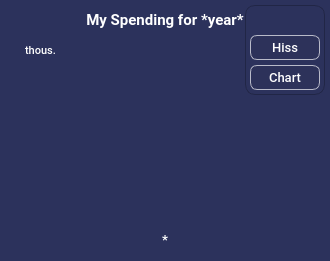
    <widget class="QWidget" name="GraficCash" native="true">
     <property name="geometry">
      <rect>
       <x>670</x>
       <y>130</y>
       <width>330</width>
       <height>261</height>
      </rect>
     </property>
     <property name="minimumSize">
      <size>
       <width>330</width>
       <height>0</height>
      </size>
     </property>
     <property name="maximumSize">
      <size>
       <width>330</width>
       <height>290</height>
      </size>
     </property>
     <property name="styleSheet">
      <string notr="true">background-color: #2c325c;
border-radius:10px;</string>
     </property>
     <widget class="QLabel" name="cashyear">
      <property name="geometry">
       <rect>
        <x>0</x>
        <y>10</y>
        <width>330</width>
        <height>20</height>
       </rect>
      </property>
      <property name="maximumSize">
       <size>
        <width>330</width>
        <height>16777215</height>
       </size>
      </property>
      <property name="font">
       <font>
        <family>Roboto</family>
        <pointsize>11</pointsize>
        <weight>75</weight>
        <bold>true</bold>
       </font>
      </property>
      <property name="styleSheet">
       <string notr="true">background: none;</string>
      </property>
      <property name="text">
       <string>&lt;html&gt;&lt;head/&gt;&lt;body&gt;&lt;p align=&quot;center&quot;&gt;&lt;span style=&quot; color:#ffffff;&quot;&gt;My Spending for *year*&lt;/span&gt;&lt;/p&gt;&lt;/body&gt;&lt;/html&gt;</string>
      </property>
     </widget>
     <widget class="QLabel" name="yearchar">
      <property name="geometry">
       <rect>
        <x>20</x>
        <y>40</y>
        <width>290</width>
        <height>180</height>
       </rect>
      </property>
      <property name="minimumSize">
       <size>
        <width>290</width>
        <height>180</height>
       </size>
      </property>
      <property name="maximumSize">
       <size>
        <width>290</width>
        <height>180</height>
       </size>
      </property>
      <property name="font">
       <font>
        <family>Roboto Black</family>
        <pointsize>14</pointsize>
        <weight>75</weight>
        <bold>true</bold>
       </font>
      </property>
      <property name="styleSheet">
       <string notr="true">background-color: none;
border-radius: 20px;</string>
      </property>
      <property name="text">
       <string>&lt;html&gt;&lt;head/&gt;&lt;body&gt;&lt;p align=&quot;center&quot;&gt;&lt;br/&gt;&lt;/p&gt;&lt;/body&gt;&lt;/html&gt;</string>
      </property>
     </widget>
     <widget class="QLabel" name="allmoney">
      <property name="geometry">
       <rect>
        <x>20</x>
        <y>225</y>
        <width>290</width>
        <height>30</height>
       </rect>
      </property>
      <property name="maximumSize">
       <size>
        <width>330</width>
        <height>16777215</height>
       </size>
      </property>
      <property name="font">
       <font>
        <family>Roboto</family>
        <pointsize>11</pointsize>
        <weight>75</weight>
        <bold>true</bold>
       </font>
      </property>
      <property name="styleSheet">
       <string notr="true">background: none;</string>
      </property>
      <property name="text">
       <string>&lt;html&gt;&lt;head/&gt;&lt;body&gt;&lt;p align=&quot;center&quot;&gt;&lt;span style=&quot; font-size:10pt; color:#ffffff;&quot;&gt;*&lt;/span&gt;&lt;/p&gt;&lt;/body&gt;&lt;/html&gt;</string>
      </property>
     </widget>
     <widget class="QLabel" name="label_6">
      <property name="geometry">
       <rect>
        <x>20</x>
        <y>40</y>
        <width>41</width>
        <height>20</height>
       </rect>
      </property>
      <property name="font">
       <font>
        <family>Roboto Medium</family>
        <pointsize>8</pointsize>
        <weight>50</weight>
        <bold>false</bold>
       </font>
      </property>
      <property name="styleSheet">
       <string notr="true">color: #fff;
background-color: none;</string>
      </property>
      <property name="text">
       <string>&lt;html&gt;&lt;head/&gt;&lt;body&gt;&lt;p align=&quot;center&quot;&gt;thous.&lt;/p&gt;&lt;/body&gt;&lt;/html&gt;</string>
      </property>
     </widget>
     <widget class="QWidget" name="widget_5" native="true">
      <property name="enabled">
       <bool>true</bool>
      </property>
      <property name="geometry">
       <rect>
        <x>245</x>
        <y>5</y>
        <width>80</width>
        <height>90</height>
       </rect>
      </property>
      <property name="minimumSize">
       <size>
        <width>80</width>
        <height>90</height>
       </size>
      </property>
      <property name="maximumSize">
       <size>
        <width>80</width>
        <height>90</height>
       </size>
      </property>
      <property name="styleSheet">
       <string notr="true">border-radius: 10px;
border: 1px solid #212646;</string>
      </property>
      <widget class="QPushButton" name="hiss2">
       <property name="enabled">
        <bool>true</bool>
       </property>
       <property name="geometry">
        <rect>
         <x>5</x>
         <y>30</y>
         <width>70</width>
         <height>25</height>
        </rect>
       </property>
       <property name="minimumSize">
        <size>
         <width>70</width>
         <height>25</height>
        </size>
       </property>
       <property name="maximumSize">
        <size>
         <width>70</width>
         <height>25</height>
        </size>
       </property>
       <property name="font">
        <font>
         <family>Roboto Medium</family>
         <pointsize>10</pointsize>
         <weight>50</weight>
         <bold>false</bold>
        </font>
       </property>
       <property name="styleSheet">
        <string notr="true">color: #fff;
background-color: #2d325a;
border: 1px solid #b9bbc9;
border-radius: 7px;</string>
       </property>
       <property name="text">
        <string>Hiss</string>
       </property>
       <property name="checkable">
        <bool>false</bool>
       </property>
       <attribute name="buttonGroup">
        <string notr="true">changeTypeChart</string>
       </attribute>
      </widget>
      <widget class="QPushButton" name="chart2">
       <property name="geometry">
        <rect>
         <x>5</x>
         <y>60</y>
         <width>70</width>
         <height>25</height>
        </rect>
       </property>
       <property name="minimumSize">
        <size>
         <width>70</width>
         <height>25</height>
        </size>
       </property>
       <property name="maximumSize">
        <size>
         <width>70</width>
         <height>25</height>
        </size>
       </property>
       <property name="font">
        <font>
         <family>Roboto Medium</family>
         <pointsize>10</pointsize>
         <weight>50</weight>
         <bold>false</bold>
        </font>
       </property>
       <property name="styleSheet">
        <string notr="true">color: #fff;
background-color: #2d325a;
border: 1px solid #b9bbc9;
border-radius: 7px;</string>
       </property>
       <property name="text">
        <string>Chart</string>
       </property>
       <attribute name="buttonGroup">
        <string notr="true">changeTypeChart</string>
       </attribute>
      </widget>
     </widget>
     <widget class="QPushButton" name="chart_menu2">
      <property name="geometry">
       <rect>
        <x>290</x>
        <y>10</y>
        <width>30</width>
        <height>18</height>
       </rect>
      </property>
      <property name="minimumSize">
       <size>
        <width>30</width>
        <height>18</height>
       </size>
      </property>
      <property name="maximumSize">
       <size>
        <width>30</width>
        <height>18</height>
       </size>
      </property>
      <property name="styleSheet">
       <string notr="true">background-image: url('sources/icons/buttons_images/menu.png');
background-repeat: none;
background-position: right;
border: none;</string>
      </property>
      <property name="text">
       <string/>
      </property>
      <attribute name="buttonGroup">
       <string notr="true">menubuttons</string>
      </attribute>
     </widget>
    </widget>
